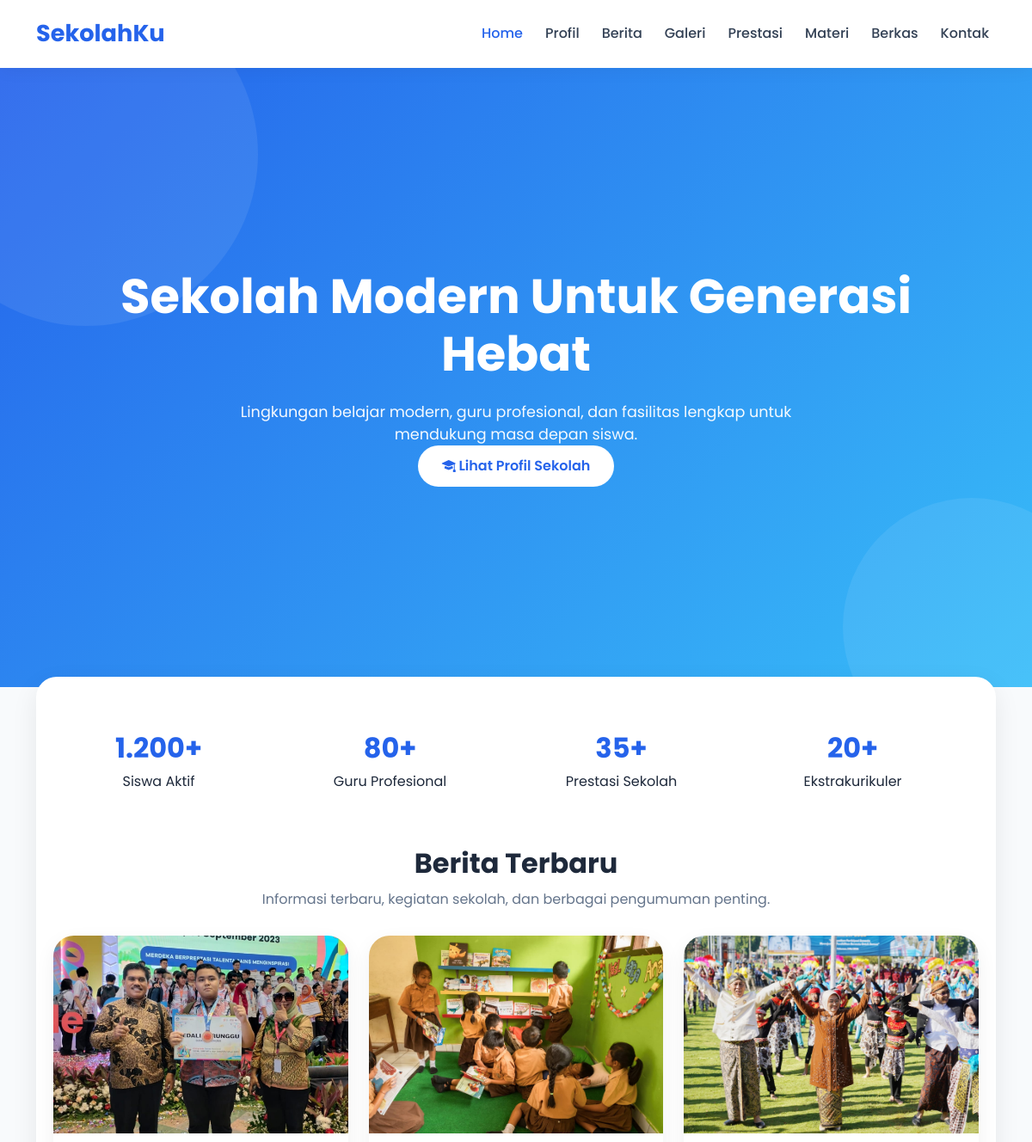
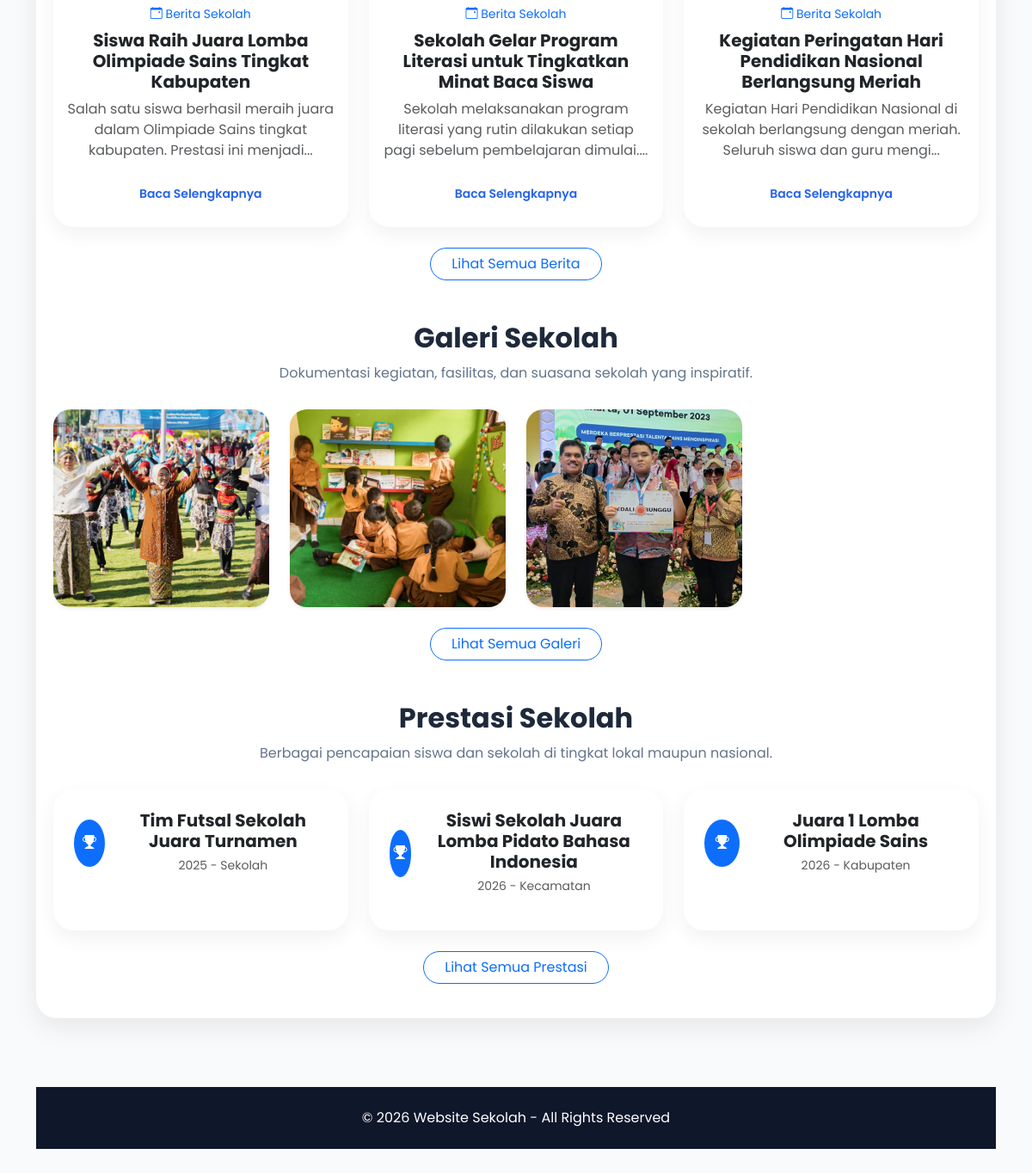
The page / on the database its author committed (2 pictures, top to bottom).
### tables this page shows
CREATE TABLE `berita` (
  `id_berita` int(11) NOT NULL,
  `judul` varchar(255) NOT NULL,
  `isi` text NOT NULL,
  `gambar` varchar(255) DEFAULT NULL,
  `tanggal` date DEFAULT NULL
);

CREATE TABLE `galeri` (
  `id_galeri` int(11) NOT NULL,
  `judul` varchar(255) DEFAULT NULL,
  `gambar` varchar(255) DEFAULT NULL
);

CREATE TABLE `prestasi` (
  `id_prestasi` int(11) NOT NULL,
  `nama_prestasi` varchar(255) DEFAULT NULL,
  `deskripsi` text DEFAULT NULL,
  `tahun` varchar(10) DEFAULT NULL,
  `tingkat` varchar(50) DEFAULT NULL,
  `gambar` varchar(255) DEFAULT NULL
);

### index.php (the view, shortened to what this page needs)
<?php
include 'config/koneksi.php';
$berita = mysqli_query($koneksi, "SELECT * FROM berita ORDER BY id_berita DESC LIMIT 3");
$galeri = mysqli_query($koneksi, "SELECT * FROM galeri ORDER BY id_galeri DESC LIMIT 4");
$prestasi = mysqli_query($koneksi, "SELECT * FROM prestasi ORDER BY id_prestasi DESC LIMIT 3");
?>
<!DOCTYPE html>
<html lang="id">
<head>
    <link href="https://cdn.jsdelivr.net/npm/bootstrap@5.3.0/dist/css/bootstrap.min.css" rel="stylesheet">
    <link rel="stylesheet" href="https://cdn.jsdelivr.net/npm/bootstrap-icons@1.11.3/font/bootstrap-icons.min.css">
</head>
<body>
<nav class="navbar navbar-expand-lg navbar-light sticky-top">
    <div class="container">
        <a class="navbar-brand" href="#">SekolahKu</a>
        <div class="collapse navbar-collapse" id="menu">
            <ul class="navbar-nav ms-auto align-items-lg-center">
                <li><a href="index.php" class="nav-link active">Home</a></li>
                <li><a href="profil.php" class="nav-link">Profil</a></li>
                <li><a href="berita.php" class="nav-link">Berita</a></li>
                <li><a href="galeri.php" class="nav-link">Galeri</a></li>
                <li><a href="prestasi.php" class="nav-link">Prestasi</a></li>
                <li><a href="materi.php" class="nav-link">Materi</a></li>
                <li><a href="berkas.php" class="nav-link">Berkas</a></li>
                <li><a href="kontak.php" class="nav-link">Kontak</a></li>
            </ul>
        </div>
    </div>
</nav>
<section class="hero">
    <div class="container hero-content text-center">
    <div class="container">
        <h1>Sekolah Modern Untuk Generasi Hebat</h1>
        <p>
            Lingkungan belajar modern, guru profesional, dan fasilitas lengkap untuk mendukung masa depan siswa.
        </p>
        <a href="profil.php" class="btn btn-main">
            <i class="bi bi-mortarboard-fill"></i> Lihat Profil Sekolah
        </a>
    </div>
</section>
<div class="container py-5" style="position:relative; z-index:2;">
    <div class="stats text-center">
        <div class="row g-4">
        <div class="row g-4">
            <div class="col-md-3 mb-4 mb-md-0">
                <h2>1.200+</h2>
                <p>Siswa Aktif</p>
            </div>
            <div class="col-md-3 mb-4 mb-md-0">
                <h2>80+</h2>
                <p>Guru Profesional</p>
            </div>
            <div class="col-md-3 mb-4 mb-md-0">
                <h2>35+</h2>
                <p>Prestasi Sekolah</p>
            </div>
            <div class="col-md-3">
                <h2>20+</h2>
                <p>Ekstrakurikuler</p>
            </div>
        </div>
    </div>
    <h3 class="section-title mt-5">Berita Terbaru</h3>
    <p class="section-subtitle">Informasi terbaru, kegiatan sekolah, dan berbagai pengumuman penting.</p>
    <div class="row mt-4">
        <?php while($row = mysqli_fetch_assoc($berita)) { ?>
        <div class="col-lg-4 col-md-6 mb-4 d-flex">
            <div class="card card-custom w-100">
                <img src="assets/img/<?= $row['gambar']; ?>" class="img-fixed">
                <div class="card-body d-flex flex-column">
                    <small class="text-primary mb-2"><i class="bi bi-calendar-event"></i> Berita Sekolah</small>
                    <h5 class="fw-bold"><?= $row['judul']; ?></h5>
                    <p class="text-muted flex-grow-1"><?= substr($row['isi'],0,100); ?>...</p>
                    <a href="detail_berita.php?id=<?= $row['id_berita']; ?>" class="btn btn-main btn-sm mt-auto">
                        Baca Selengkapnya
                    </a>
                </div>
            </div>
        </div>
        <?php } ?>
    </div>
    <a href="berita.php" class="btn btn-outline-primary rounded-pill px-4">
        Lihat Semua Berita
    </a>
    <h3 class="section-title mt-5">Galeri Sekolah</h3>
    <p class="section-subtitle">Dokumentasi kegiatan, fasilitas, dan suasana sekolah yang inspiratif.</p>
    <div class="row mt-4">
        <?php while($g = mysqli_fetch_assoc($galeri)) { ?>
        <div class="col-lg-3 col-md-6 mb-4">
            <div class="gallery-img shadow-sm">
                <img src="assets/img/<?= $g['gambar']; ?>" class="img-fixed w-100">
            </div>
        </div>
        <?php } ?>
    </div>
    <a href="galeri.php" class="btn btn-outline-primary rounded-pill px-4">
        Lihat Semua Galeri
    </a>
    <h3 class="section-title mt-5">Prestasi Sekolah</h3>
    <p class="section-subtitle">Berbagai pencapaian siswa dan sekolah di tingkat lokal maupun nasional.</p>
    <div class="row mt-4">
        <?php while($p = mysqli_fetch_assoc($prestasi)) { ?>
        <div class="col-lg-4 col-md-6 mb-4">
            <div class="card card-custom prestasi-card p-4 h-100">
                <div class="d-flex align-items-center mb-3">
                    <div class="bg-primary text-white rounded-circle d-flex align-items-center justify-content-center" style="width:55px;height:55px;">
                        <i class="bi bi-trophy-fill"></i>
                    </div>
                    <div class="ms-3">
                        <h5 class="mb-1 fw-bold"><?= $p['nama_prestasi']; ?></h5>
                        <small class="text-muted"><?= $p['tahun']; ?> - <?= $p['tingkat']; ?></small>
                    </div>
                </div>
            </div>
        </div>
        <?php } ?>
    </div>
    <a href="prestasi.php" class="btn btn-outline-primary rounded-pill px-4">
        Lihat Semua Prestasi
    </a>
</div>
<footer class="footer text-center p-4">
    <p class="mb-0">© 2026 Website Sekolah - All Rights Reserved</p>
</footer>
</body>
</html>

### index.php (style rules this page uses)
* { margin: 0; padding: 0; box-sizing: border-box; font-family: 'Poppins', sans-serif; }
body { background: #f8fafc; color: #1e293b; overflow-x: hidden; }
.navbar { background: rgba(255,255,255,0.9) !important; backdrop-filter: blur(12px); box-shadow: 0 2px 20px rgba(0,0,0,0.05); padding: 14px 0; }
.navbar-brand { font-size: 1.7rem; font-weight: 700; color: #2563eb !important; }
.nav-link { color: #334155 !important; font-weight: 500; margin-left: 10px; transition: 0.3s; }
.nav-link:hover, .nav-link.active { color: #2563eb !important; }
.hero { min-height: 90vh; display: flex; align-items: center; background: linear-gradient(135deg, #2563eb, #38bdf8); color: white; text-align: center; position: relative; overflow: hidden; }
.hero::before { content: ''; position: absolute; width: 400px; height: 400px; background: rgba(255,255,255,0.08); border-radius: 50%; top: -100px; left: -100px; }
.hero::after { content: ''; position: absolute; width: 300px; height: 300px; background: rgba(255,255,255,0.08); border-radius: 50%; bottom: -80px; right: -80px; }
.hero-content { position: relative; z-index: 2; }
.hero h1 { font-size: 3.5rem; font-weight: 700; margin-bottom: 20px; }
.hero p { max-width: 700px; margin: auto; font-size: 1.1rem; opacity: 0.95; }
.btn-main { background: white; color: #2563eb; border-radius: 50px; padding: 12px 28px; font-weight: 600; border: none; transition: 0.3s; }
.stats { background: white; border-radius: 24px; padding: 40px 20px; margin-top: -60px; position: relative; z-index: 5; box-shadow: 0 10px 30px rgba(0,0,0,0.08); }
.stats h2 { color: #2563eb; font-weight: 700; }
.section-title { font-size: 2rem; font-weight: 700; margin-bottom: 10px; }
.section-subtitle { color: #64748b; margin-bottom: 30px; }
.card-custom { border: none; border-radius: 24px; overflow: hidden; background: white; box-shadow: 0 8px 25px rgba(0,0,0,0.06); transition: 0.3s; }
.img-fixed { width: 100%; height: 230px; object-fit: cover; }
.gallery-img { overflow: hidden; border-radius: 20px; }
.gallery-img img { transition: 0.4s; }
.footer { background: #0f172a; color: white; margin-top: 80px; }

### rows shown on the page
berita: gambar (picture), judul "Siswa Raih Juara Lomba Olimpiade Sains Tingkat Kabupaten", isi "Salah satu siswa berhasil meraih juara dalam Olimpiade Sains tingkat kabupaten. Prestasi ini menjadi"
berita: gambar (picture), judul "Sekolah Gelar Program Literasi untuk Tingkatkan Minat Baca Siswa", isi "Sekolah melaksanakan program literasi yang rutin dilakukan setiap pagi sebelum pembelajaran dimulai."
berita: gambar (picture), judul "Kegiatan Peringatan Hari Pendidikan Nasional Berlangsung Meriah", isi "Kegiatan Hari Pendidikan Nasional di sekolah berlangsung dengan meriah. Seluruh siswa dan guru mengi"
galeri: gambar (picture)
galeri: gambar (picture)
galeri: gambar (picture)
prestasi: nama_prestasi "Tim Futsal Sekolah Juara Turnamen", tahun "2025", tingkat "Sekolah"
prestasi: nama_prestasi "Siswi Sekolah Juara Lomba Pidato Bahasa Indonesia", tahun "2026", tingkat "Kecamatan"
prestasi: nama_prestasi "Juara 1 Lomba Olimpiade Sains", tahun "2026", tingkat "Kabupaten"
